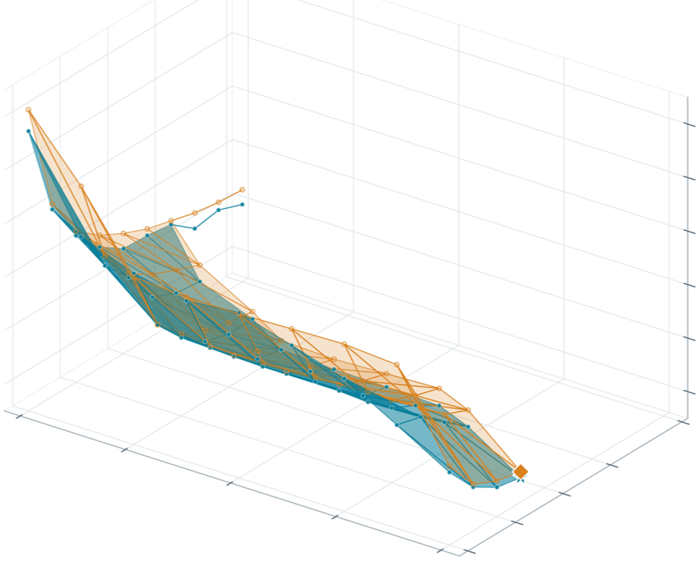
#> input picture recovery/e2/reference/fig-E2-cost-surface-reference.png, 698 x 566 px
$ python plot_e2.py
#> lines starting #> are read from the running program, lines starting #| are printed output that depends on the picture
"""E2 measured/predicted surfaces for a PVLDB double-column layout preview.

The mesh follows ``实验结果可视化/可参考：实验二3D/plot_surface.py``:

* one ``Poly3DCollection`` so both surfaces are depth-sorted together
* orthographic camera ``elev=26``, ``azim=-54``
* a square is drawn only when at least three corners exist
* adjacent grid edges that never entered a triangle are still stroked
* faces ``#087F9B`` at 0.55 and ``#DA821E`` at 0.22

``plot_surface.py`` puts the predicted-minimum diamond on the predicted
height. The confirmed rule replaces that one placement: the diamond uses
the measured height of the same ``(k, h)``. When the two roles share a
configuration, one combined mark is drawn at that single measured height.

Heights are a schematic field. They are not vLLM measurements and not the
production cost model (``finite.py`` was not available and is not called).
"""

from __future__ import annotations

import json
import math
from dataclasses import dataclass
from pathlib import Path

import matplotlib

matplotlib.use("Agg")
import matplotlib.pyplot as plt
import numpy as np
from matplotlib.colors import to_rgba
from matplotlib.legend_handler import HandlerTuple
from matplotlib.lines import Line2D
from mpl_toolkits.mplot3d.art3d import Poly3DCollection
from PIL import Image, ImageDraw, ImageFont

ROOT = Path(__file__).resolve().parent
OUT = ROOT / "out"
REFERENCE = ROOT / "reference" / "fig-E2-cost-surface-reference.png"

# Paper figure* width: sigconf text width is 7.0 in = 177.8 mm.
PAGE_WIDTH_IN = 7.0

BLUE = "#087F9B"
ORANGE = "#DA821E"
INK = "#20303D"
GRAY = "#657581"
TICK = "#516370"
WARN = "#8A3B32"

M = 20
RUNS = 25
XLIM = (1.35, 26.4)
YLIM = (0.30, 10.95)
XTICKS = (2, 8, 14, 20, 25)
YTICKS = (1, 4, 7, 10)
# z is taller than the poster script's box so the sheet has a visible slope
# inside a 178 mm figure. The long k axis would otherwise flatten it.
BOX = (2.05, 1.02, 1.38)
CAMERA = dict(elev=26, azim=-54)

# Removed only on the gap panels, so a high triangle cannot be joined to the
# main sheet. These points are legal; dropping them is a synthetic hole, not
# a measured missing cell. See NOTES.md.
LT_GAP = {(3, 5), (3, 6), (4, 4), (5, 4), (6, 5)}
SW_GAP = {(2, 5), (2, 6), (2, 7), (2, 8), (2, 9), (2, 10), (3, 4), (4, 4)}


def max_segment(g: int, m: int) -> int:
    """Same rule as plan.py ``max_segment``."""
    return m // (1 + (g - 1).bit_length()) if g > 1 else m


def legal_domain(family: str) -> list[tuple[int, int]]:
    """Structural fixed-(k, h) grid counted in the experiment contract.

    LT: k = 2..min(runs, 2^(m-1)), h = 1..max_segment(k, m) → 101 points.
    SW: k = 2..min(runs, m), h = 1..(m // k) → 46 points.
    Full-mode ``select_parameters`` collapses SW h to None; this grid is the
    fixed-parameter domain the contract counts, not that collapsed search.
    """
    if family == "LT":
        upper = min(RUNS, 2 ** (M - 1))
        points = [
            (k, h)
            for k in range(2, upper + 1)
            for h in range(1, max_segment(k, M) + 1)
        ]
    elif family == "SW":
        upper = min(RUNS, M)
        points = [
            (k, h)
            for k in range(2, upper + 1)
            for h in range(1, (M // k) + 1)
        ]
    else:
        raise ValueError(family)
    return points


def schematic_measured(k: int, h: int, valley_k: float, valley_h: float, phase: float) -> float:
    """Smooth stand-in, in thousands of tokens. Not a cost model.

    A bowl in k and h, plus a mild rise with h, so the sheet slopes and the
    low region is not glued to h = 1 on every panel. Coefficients are capped
    so one corner cannot stretch the shared z axis.
    """
    dk = (k - valley_k) / 10.0
    dh = (h - valley_h) / 4.2
    return 146.0 + 3.4 * (h - 1) + 15.0 * dk * dk + 10.0 * dh * dh + 1.2 * math.sin(0.36 * k + phase)


def schematic_predicted(
    k: int, h: int, kind: str, valley_k: float, valley_h: float, phase: float, measured: float,
) -> float:
    if kind == "bias":
        # Same shape, large level error. Argmin matches; the surfaces do not.
        return measured + 24.0
    if kind == "shift":
        return schematic_measured(k, h, valley_k + 7.0, valley_h + 1.0, phase + 1.4) + 12.0
    if kind == "warp":
        return schematic_measured(k, h, valley_k - 6.0, valley_h + 1.5, phase + 0.8) + 8.0 * math.sin(0.62 * k + phase)
    if kind == "cross":
        # High where the measured field is low, so the pick is a bad configuration.
        return 168.0 + 0.72 * (155.0 - measured) + 4.0 * math.sin(0.45 * h + 0.2 * k)
    raise ValueError(kind)


@dataclass(frozen=True)
class Row:
    k: int
    h: int
    u: float
    p: float


@dataclass(frozen=True)
class Series:
    spec: dict
    rows: list[Row]
    tri: np.ndarray
    loose: list[tuple[int, int]]
    best: Row
    selected: Row

    @property
    def coincide(self) -> bool:
        return (self.best.k, self.best.h) == (self.selected.k, self.selected.h)


def _triangulate(index: dict[tuple[int, int], int]) -> list[list[int]]:
    if not index:
        return []
    ks = [k for k, _h in index]
    hs = [h for _k, h in index]
    triangles: list[list[int]] = []
    for k in range(min(ks), max(ks)):
        for h in range(min(hs), max(hs)):
            square = [(k, h), (k + 1, h), (k + 1, h + 1), (k, h + 1)]
            present = [corner for corner in square if corner in index]
            if len(present) < 3:
                continue
            ids = [index[corner] for corner in present]
            triangles.append(ids[:3])
            if len(ids) == 4:
                triangles.append([ids[0], ids[2], ids[3]])
    return triangles


def build_series(spec: dict) -> Series:
    gap = LT_GAP if spec["family"] == "LT" else SW_GAP
    omitted = gap if spec["gap"] else set()
    rows = []
    for k, h in legal_domain(spec["family"]):
        if (k, h) in omitted:
            continue
        measured = schematic_measured(k, h, spec["valley_k"], spec["valley_h"], spec["phase"])
        predicted = schematic_predicted(
            k, h, spec["kind"], spec["valley_k"], spec["valley_h"], spec["phase"], measured,
        )
        rows.append(Row(k, h, measured, predicted))
    rows.sort(key=lambda row: (row.k, row.h))
    index = {(row.k, row.h): i for i, row in enumerate(rows)}
    triangles = _triangulate(index)
    if not triangles:
        raise RuntimeError(f"no triangles for {spec['letter']}")
    triangle_edges = {
        tuple(sorted((int(tri[a]), int(tri[b]))))
        for tri in triangles
        for a, b in ((0, 1), (1, 2), (2, 0))
    }
    grid_edges = set()
    for (k, h), i in index.items():
        for neighbor in ((k + 1, h), (k, h + 1)):
            if neighbor in index:
                grid_edges.add(tuple(sorted((i, index[neighbor]))))
    loose = sorted(grid_edges - triangle_edges)
    best = min(rows, key=lambda row: (row.u, row.k, row.h))
    selected = min(rows, key=lambda row: (row.p, row.k, row.h))
    return Series(spec, rows, np.asarray(triangles, dtype=int), loose, best, selected)


# Locked after the schematic field was bounded. Four labels stay separable on a
# 2×3 spine; every drawn height has to fall inside this window.
ZLIM = (108.0, 292.0)
ZTICKS = (120, 170, 220, 270)


def shared_z(series_list: list[Series]) -> tuple[tuple[float, float], tuple[int, ...]]:
    values = [value for series in series_list for row in series.rows for value in (row.u, row.p)]
    if min(values) <= ZLIM[0] or max(values) >= ZLIM[1]:
        raise RuntimeError(f"schematic height {min(values):.1f}..{max(values):.1f} escapes {ZLIM}")
    return ZLIM, ZTICKS


def _sizes(layout: str) -> dict:
    # Poster dots (s≈12 on a 13.6 in figure) cover the faces at column width.
    # Keep a vertex mark, but smaller than the triangle it sits on.
    if layout == "hero":
        return dict(mu=5, mp=6, star=230, diamond=80, edge_b=0.70, edge_o=1.05, loose=0.90, dot_lw=0.25, mark_lw=0.65)
    if layout == "2x2":
        return dict(mu=3.2, mp=3.6, star=96, diamond=34, edge_b=0.48, edge_o=0.72, loose=0.55, dot_lw=0.18, mark_lw=0.5)
    if layout == "2x3":
        return dict(mu=2.2, mp=2.6, star=70, diamond=24, edge_b=0.40, edge_o=0.58, loose=0.42, dot_lw=0.15, mark_lw=0.4)
    raise ValueError(layout)


def _paint_panes(ax) -> None:
    for axis in (ax.xaxis, ax.yaxis, ax.zaxis):
        axis.pane.fill = False
        axis.pane.set_edgecolor("#E8EDF0")
        axis._axinfo["grid"]["color"] = "#DFE6EA"
        axis._axinfo["grid"]["linewidth"] = 0.55
        axis.line.set_color("#A8B4BC")


def draw_series(ax, series: Series, layout: str, zlim, zticks, labels: dict) -> None:
    """Draw both surfaces on one axes. ``labels`` selects which titles to print."""
    size = _sizes(layout)
    rows = series.rows
    x = np.array([row.k for row in rows], dtype=float)
    y = np.array([row.h for row in rows], dtype=float)
    measured = np.array([row.u for row in rows], dtype=float)
    predicted = np.array([row.p for row in rows], dtype=float)
    faces, colors, edges, widths = [], [], [], []
    # plot_surface.py uses 0.55 / 0.22, which read on a 13.6 in poster and wash
    # out at 178 mm. These alphas keep that blue sheet / orange tint, only heavier.
    for z, color, alpha, width, edge_alpha in (
        (measured, BLUE, 0.68, size["edge_b"], 0.78),
        (predicted, ORANGE, 0.34, size["edge_o"], 0.92),
    ):
        xyz = np.column_stack((x, y, z))
        for triangle in series.tri:
            faces.append(xyz[triangle])
            colors.append(to_rgba(color, alpha))
            edges.append(to_rgba(color, edge_alpha))
            widths.append(width)
    poly = Poly3DCollection(
        faces,
        facecolors=colors,
        edgecolors=edges,
        linewidths=widths,
        zsort="average",
        antialiased=True,
        shade=False,
    )
    ax.add_collection3d(poly)
    for a, b in series.loose:
        for z, color in ((measured, BLUE), (predicted, ORANGE)):
            ax.plot(
                x[[a, b]],
                y[[a, b]],
                z[[a, b]],
                color=color,
                linewidth=size["loose"],
                alpha=0.85,
                solid_capstyle="round",
                zorder=2,
            )
    ax.scatter(
        x, y, measured,
        s=size["mu"], c=BLUE, edgecolors="white", linewidths=size["dot_lw"],
        alpha=0.92, depthshade=False, zorder=3,
    )
    ax.scatter(
        x, y, predicted,
        s=size["mp"], facecolors="none", edgecolors=ORANGE, linewidths=0.65,
        alpha=0.95, depthshade=False, zorder=4,
    )
    best, selected = series.best, series.selected
    if series.coincide:
        ax.scatter(
            [best.k], [best.h], [best.u],
            s=size["diamond"] * 1.45, marker="D", c=ORANGE, edgecolors="white",
            linewidths=size["mark_lw"], depthshade=False, zorder=8,
        )
        ax.scatter(
            [best.k], [best.h], [best.u],
            s=size["star"], marker="*", c=BLUE, edgecolors="white",
            linewidths=size["mark_lw"], depthshade=False, zorder=9,
        )
    else:
        ax.scatter(
            [best.k], [best.h], [best.u],
            s=size["star"], marker="*", c=BLUE, edgecolors="white",
            linewidths=size["mark_lw"], depthshade=False, zorder=8,
        )
        ax.scatter(
            [selected.k], [selected.h], [selected.u],
            s=size["diamond"], marker="D", c=ORANGE, edgecolors="white",
            linewidths=size["mark_lw"], depthshade=False, zorder=9,
        )
    tick = {"hero": 8.0, "2x2": 7.0, "2x3": 6.5}[layout]
    label = {"hero": 9.0, "2x2": 7.5, "2x3": 7.0}[layout]
    ax.set_xlim(*XLIM)
    ax.set_ylim(*YLIM)
    ax.set_zlim(*zlim)
    ax.set_xticks(list(XTICKS))
    ax.set_yticks(list(YTICKS))
    ax.set_zticks(list(zticks))
    ax.view_init(**CAMERA)
    ax.set_proj_type("ortho")
    zoom = {"hero": 0.88, "2x2": 0.80, "2x3": 0.76}[layout]
    ax.set_box_aspect(BOX, zoom=zoom)
    ax.view_init(**CAMERA)
    _paint_panes(ax)
    ax.tick_params(axis="x", labelsize=tick, pad=0, colors=TICK)
    ax.tick_params(axis="y", labelsize=tick, pad=0, colors=TICK)
    ax.tick_params(axis="z", labelsize=tick, pad=1, colors=TICK)
    pad = {"hero": 8, "2x2": 3, "2x3": 2}[layout]
    if labels.get("x"):
        ax.set_xlabel("Fan-in k", labelpad=pad, color=INK, fontsize=label)
    else:
        ax.set_xlabel("")
    if labels.get("y"):
        # The full phrase is longer than the h axis on a small multiple and was
        # clipped. The hero keeps it; the groups use the short form.
        y_text = "Segment length h" if layout == "hero" else "Segment h"
        ax.set_ylabel(y_text, labelpad=pad, color=INK, fontsize=label)
    else:
        ax.set_ylabel("")
    if labels.get("z"):
        z_text = "Merge input tokens (1k)" if layout == "hero" else "Tokens (1k)"
        ax.set_zlabel(z_text, labelpad=pad + 2, color=INK, fontsize=label)
    else:
        ax.set_zlabel("")
    ax.set_title(panel_title(series.spec), color=INK, fontsize=label, pad=1, loc="center")


def panel_title(spec: dict) -> str:
    return f"({spec['letter']}) 9B, DL20, slot {spec['slot']}, {spec['demand']}, {spec['family']}"


def legend_handles():
    measured = Line2D([0], [0], color=BLUE, linewidth=5, alpha=0.7, marker="o", markersize=4.5, label="Measured")
    predicted = Line2D(
        [0], [0], color=ORANGE, linewidth=2.2, alpha=0.95, marker="o",
        markerfacecolor="white", markeredgecolor=ORANGE, markersize=4.5, label="Predicted",
    )
    star = Line2D(
        [0], [0], marker="*", color="none", markerfacecolor=BLUE, markeredgecolor="white",
        markeredgewidth=0.6, markersize=11, label="Measured minimum",
    )
    diamond = Line2D(
        [0], [0], marker="D", color="none", markerfacecolor=ORANGE, markeredgecolor="white",
        markeredgewidth=0.5, markersize=6.5, label="Predicted minimum, measured height",
    )
    under = Line2D(
        [0], [0], marker="D", color="none", markerfacecolor=ORANGE, markeredgecolor="white",
        markeredgewidth=0.4, markersize=6.5, linestyle="None",
    )
    over = Line2D(
        [0], [0], marker="*", color="none", markerfacecolor=BLUE, markeredgecolor="white",
        markeredgewidth=0.4, markersize=11, linestyle="None",
    )
    return [measured, predicted, star, diamond, (under, over)]


def _chrome(fig, footer: str, legend_size: float) -> None:
    fig.text(
        0.012, 0.988, "Synthetic layout preview. Not experimental results.",
        fontsize=8.5, color=WARN, va="top", ha="left",
    )
    fig.text(
        0.012, 0.955,
        "Shared camera and z ticks. A missing corner is not filled. Markers sit on a measured height.",
        fontsize=7.0, color=GRAY, va="top", ha="left",
    )
    fig.legend(
        legend_handles(),
        [
            "Measured",
            "Predicted",
            "Measured minimum",
            "Predicted minimum, measured height",
            "Both minima, one height",
        ],
        handler_map={tuple: HandlerTuple(ndivide=None, pad=0.15)},
        loc="upper left",
        bbox_to_anchor=(0.008, 0.932),
        frameon=False,
        ncol=3,
        fontsize=legend_size,
        borderaxespad=0,
        handlelength=1.8,
        columnspacing=1.05,
        labelcolor=INK,
    )
    fig.text(0.012, 0.012, footer, fontsize=6.5, color=GRAY, va="bottom", ha="left")


FOOTER = (
    "z is a schematic merge-input field, in thousands, not measured tokens. "
    "Domain outline is the m = 20 structural cap (LT 101, SW 46). "
    "Dataset, query, and 2×2 vs 2×3 are not chosen."
)


def _apply_font() -> None:
    plt.rcParams.update({
        "font.family": "Liberation Serif",
        "font.size": 8,
        "axes.unicode_minus": False,
        "pdf.fonttype": 42,
        "ps.fonttype": 42,
        "savefig.facecolor": "white",
    })


def render_figure(
    name: str,
    specs: list[dict],
    shape: tuple[int, int],
    height: float,
    layout: str,
    zlim,
    zticks,
) -> list[Series]:
    _apply_font()
    series_list = [build_series(spec) for spec in specs]
    rows, cols = shape
    fig = plt.figure(figsize=(PAGE_WIDTH_IN, height), facecolor="white")
    legend_size = {"hero": 7.5, "2x2": 7.0, "2x3": 6.5}[layout]
    # Leave a band under the two-row legend so panel titles do not run into it.
    top = 0.74 if layout == "hero" else 0.73
    left = 0.06 if layout == "hero" else 0.045
    grid = fig.add_gridspec(
        rows, cols,
        left=left, right=0.978, bottom=(0.15 if layout == "hero" else 0.11), top=top,
        wspace=0.18 if cols == 1 else (0.26 if cols == 2 else 0.34),
        hspace=0.18 if rows == 1 else 0.32,
    )
    for index, series in enumerate(series_list):
        ax = fig.add_subplot(grid[index // cols, index % cols], projection="3d", computed_zorder=False)
        on_left = index % cols == 0
        on_bottom = index // cols == rows - 1
        draw_series(
            ax, series, layout, zlim, zticks,
            {"x": on_bottom, "y": on_left, "z": on_left},
        )
    _chrome(fig, FOOTER, legend_size)
    OUT.mkdir(parents=True, exist_ok=True)
    fig.savefig(OUT / f"{name}.pdf")
    fig.savefig(OUT / f"{name}.png", dpi=180)
    plt.close(fig)
    return series_list


def render_comparison(series: Series, zlim, zticks) -> None:
    """Same-frame original PNG against the hero surface, for parent review."""
    _apply_font()
    original = Image.open(REFERENCE).convert("RGB")
    frame_w, frame_h = 1047, 849
    fig = plt.figure(figsize=(frame_w / 160, frame_h / 160), facecolor="white")
    ax = fig.add_axes([0.08, 0.06, 0.86, 0.82], projection="3d", computed_zorder=False)
    draw_series(ax, series, "hero", zlim, zticks, {"x": True, "y": True, "z": True})
    ax.set_title("")
    fig.text(0.08, 0.955, "New hero, synthetic field, same camera family as plot_surface.py", fontsize=8, color=INK, va="top")
    png_path = OUT / "_hero_for_compare.png"
    fig.savefig(png_path, dpi=160)
    plt.close(fig)
    fresh = Image.open(png_path).convert("RGB")

    # [6 lines left out: function fit, not called in this run]

    left, right = fit(original), fit(fresh)
    header_h = 42
    sheet = Image.new("RGB", (frame_w * 2 + 18, frame_h + header_h), "white")
    sheet.paste(left, (0, header_h))
    sheet.paste(right, (frame_w + 18, header_h))
    draw = ImageDraw.Draw(sheet)
    font = ImageFont.truetype("/usr/share/fonts/truetype/liberation/LiberationSerif-Bold.ttf", 22)
    draw.text((12, 8), "Original reference", fill=INK, font=font)
    draw.text((frame_w + 30, 8), "New hero (synthetic, not a result)", fill=INK, font=font)
    sheet.save(OUT / "compare-original-vs-hero.png", dpi=(160, 160))
    png_path.unlink()


# [29 lines left out: function manifest, not called in this run]


HERO = dict(
    letter="a", family="LT", demand="Full", slot=1, kind="shift",
    valley_k=14, valley_h=2.5, phase=0.3, gap=True,
)

SPECS_2X2 = [
    dict(letter="a", family="SW", demand="Full", slot=1, kind="shift", valley_k=5, valley_h=2.0, phase=0.2, gap=True),
    HERO | dict(letter="b"),
    dict(letter="c", family="SW", demand="LIMIT10", slot=1, kind="warp", valley_k=11, valley_h=3.0, phase=1.1, gap=False),
    dict(letter="d", family="LT", demand="LIMIT10", slot=1, kind="bias", valley_k=9, valley_h=3.0, phase=0.6, gap=False),
]

SPECS_2X3 = [
    HERO | dict(letter="a"),
    dict(letter="b", family="LT", demand="Full", slot=2, kind="warp", valley_k=16, valley_h=2.0, phase=1.3, gap=False),
    dict(letter="c", family="LT", demand="Full", slot=3, kind="bias", valley_k=7, valley_h=4.0, phase=0.8, gap=False),
    dict(letter="d", family="LT", demand="LIMIT10", slot=1, kind="cross", valley_k=12, valley_h=3.0, phase=0.4, gap=False),
    dict(letter="e", family="LT", demand="LIMIT10", slot=2, kind="shift", valley_k=6, valley_h=2.0, phase=1.8, gap=False),
    dict(letter="f", family="LT", demand="LIMIT10", slot=3, kind="warp", valley_k=18, valley_h=3.5, phase=2.2, gap=True),
]


def main() -> None:
    OUT.mkdir(parents=True, exist_ok=True)
    everyone = [build_series(spec) for spec in ([HERO] + SPECS_2X2 + SPECS_2X3)]
    zlim, zticks = shared_z(everyone)
    hero = render_figure("e2-hero-panel", [HERO], (1, 1), 4.20, "hero", zlim, zticks)
#> in render_figure, `fig.savefig(OUT / f"{name}.pdf")`:
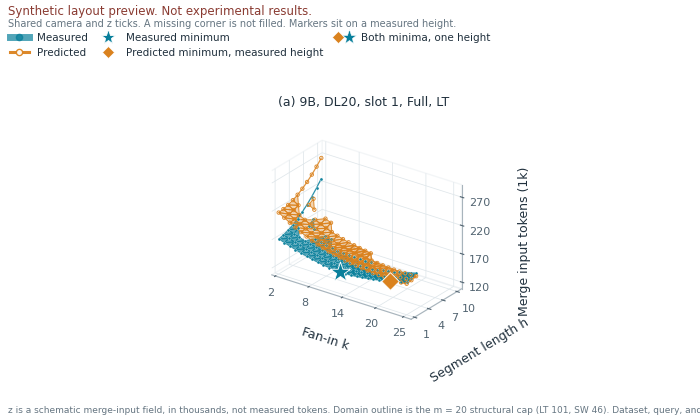
#> figure drawn by matplotlib, 1 panel
    two = render_figure("e2-layout-2x2", SPECS_2X2, (2, 2), 6.45, "2x2", zlim, zticks)
#> call 2 of render_figure, with name = 'e2-layout-2x2', shape = (2, 2), height = 6.45, layout = '2x2', zlim = (108, 292), zticks = (120, 170, 220, 270)
#> in render_figure (call 2), `fig.savefig(OUT / f"{name}.pdf")`:
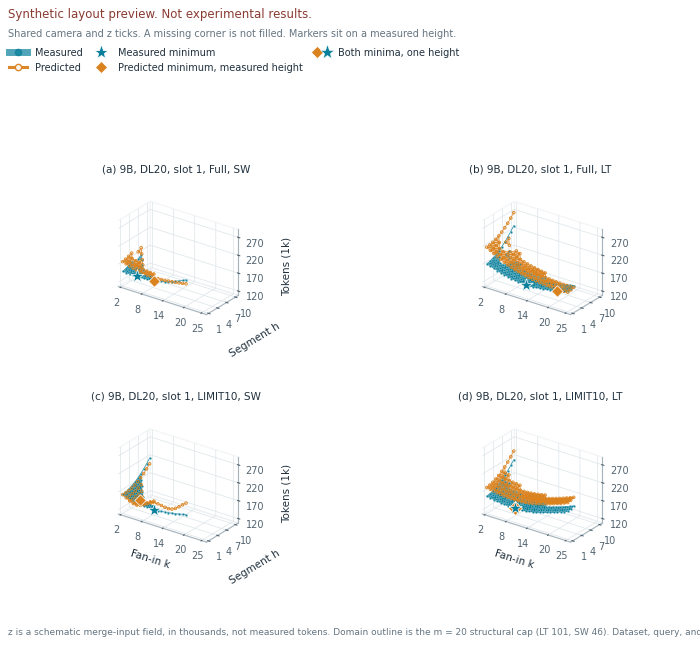
#> figure drawn by matplotlib, 4 panels
    three = render_figure("e2-layout-2x3", SPECS_2X3, (2, 3), 5.55, "2x3", zlim, zticks)
#> call 3 of render_figure, with name = 'e2-layout-2x3', shape = (2, 3), height = 5.55, layout = '2x3', zlim = (108, 292), zticks = (120, 170, 220, 270)
#> in render_figure (call 3), `fig.savefig(OUT / f"{name}.pdf")`:
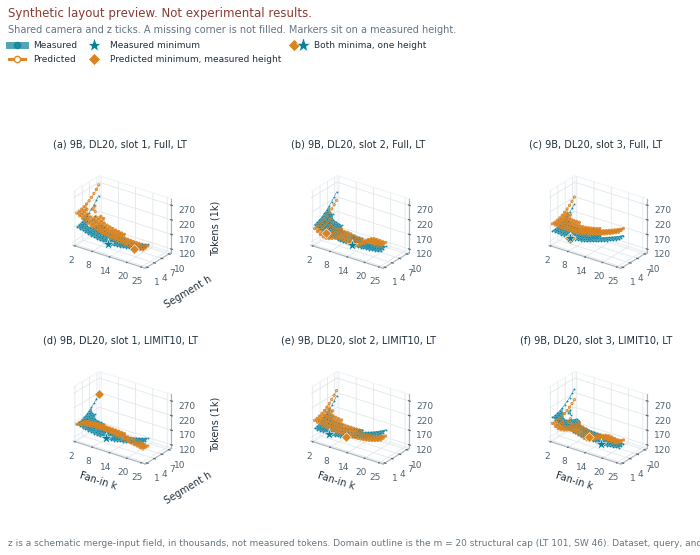
#> figure drawn by matplotlib, 6 panels
    render_comparison(hero[0], zlim, zticks)
#> in render_comparison, `fig.savefig(png_path, dpi=160)`:
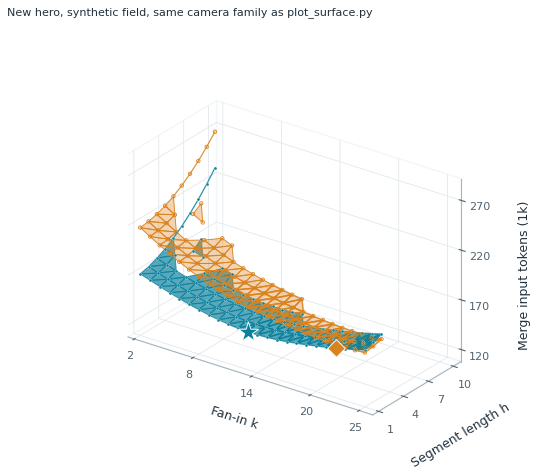
#> figure drawn by matplotlib, 1 panel
    manifest({"hero": hero, "2x2": two, "2x3": three}, zlim, zticks)
    print(json.dumps({"zlim": zlim, "zticks": zticks, "hero_coincide": hero[0].coincide}, indent=2))


if __name__ == "__main__":
#> (the run stopped early here; a loop or call above may not have finished)
